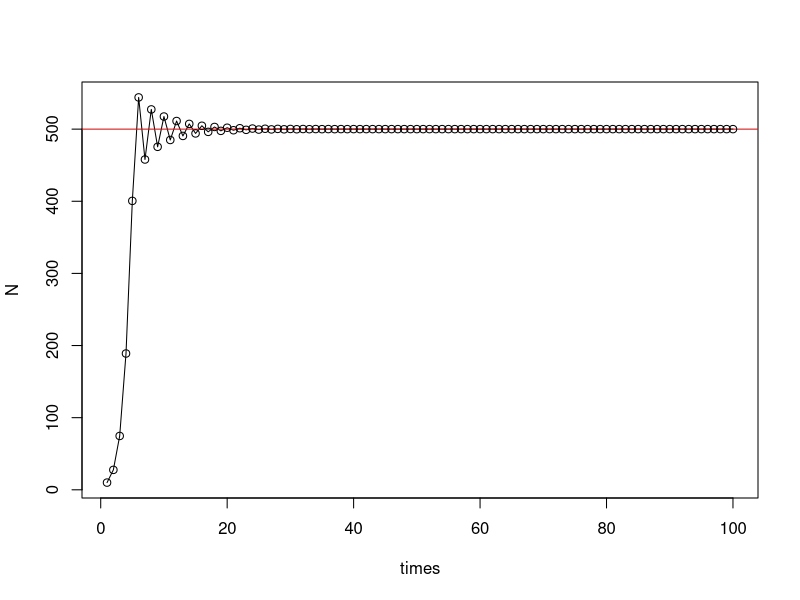
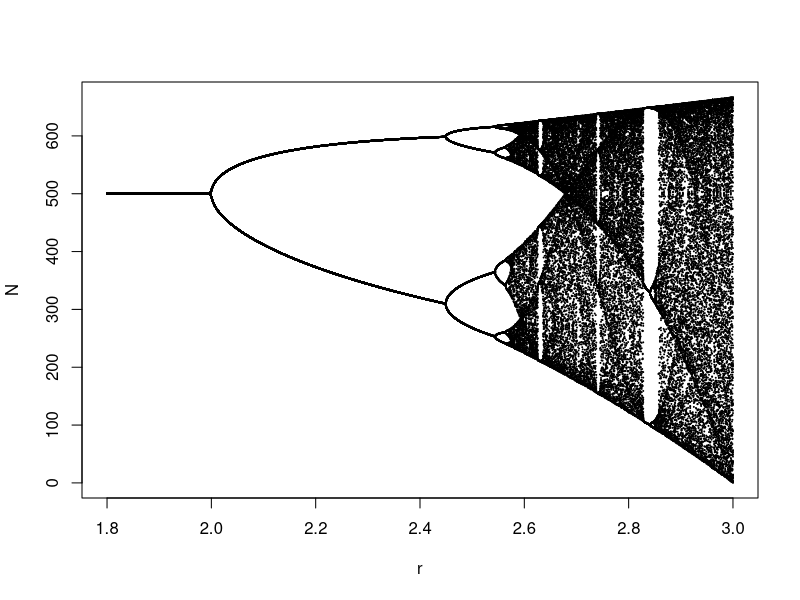

Write R code to recreate these figures, in order.
## ---- chunk 1
### (1) Define the discrete logistic growth equation
log_fun <- function(r, N, K){N + r*N*(1-N/K)}
## ---- chunk 2
### (2) Set the parameters
r <- 1.8
K <- 500
N0 <- 10
time <- 100

### (3) Use for loop to iterate over the time sequence
pop_size <- data.frame(times = 1:time)
pop_size$N[1] <- N0
head(pop_size)

for(i in 2:time){
  pop_size$N[i] <- log_fun(r = r, N = pop_size$N[i - 1], K = K)
}

head(pop_size)

### (4) Population trajectory
plot(N ~ times, data = pop_size, type = "l")
abline(h = K, col = "red")
points(N ~ times, data = pop_size)
## ---- chunk 3
knitr::include_app("https://genchanghsu0115.shinyapps.io/Discrete_logistic_mod_shinyapp/", height = "750px")
## ---- chunk 4
###### Part 2: Bifurcation curve
### (1) data setting
# intrinsic growth rate sequence
r_seq <- seq(from = 1.8, to = 3, by = 0.001)
# number of sampling
N_rep <- 100

# data 
dat_plot <- data.frame(r = rep(r_seq, each = N_rep), N = 0)
head(dat_plot)

### (2) Run the discrete logistic model
for (lo in 1:length(r_seq)){
  log_fun <- function(r, N, K){N + r*N*(1-N/K)}

  r <- r_seq[lo]
  K <- 500
  N0 <- 10
  time <- 1000

  pop_size <- data.frame(times = 1:time)
  pop_size$N[1] <- N0

  for(i in 2:time){
    pop_size$N[i] <- log_fun(r = r, N = pop_size$N[i - 1], K = K)
  }

  # save the data
  dat_plot$N[(1 + (lo - 1)*N_rep):(lo*N_rep)] <- pop_size$N[(nrow(pop_size) - N_rep + 1):nrow(pop_size)]
}

plot(N ~ r, data = dat_plot, cex = 0.05, pch = 20)

